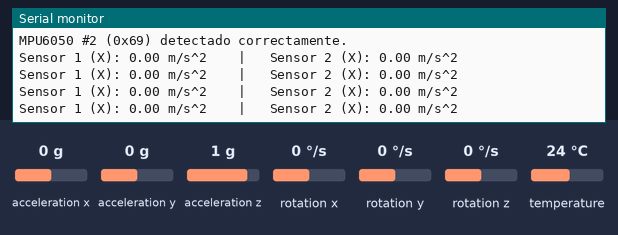
Bench run of a sketch on a simulated ESP32. On the bench: the last lines printed to the serial monitor. The inputs (shaded band) are chosen by the test bench; at power-on: acceleration x 0 g, acceleration y 0 g, acceleration z 1 g, rotation x 0 °/s, rotation y 0 °/s, rotation z 0 °/s, temperature 24 °C.

Above: at 2.2 s.
2.3 s: acceleration x set to -1.4 g
At 2.74 s:
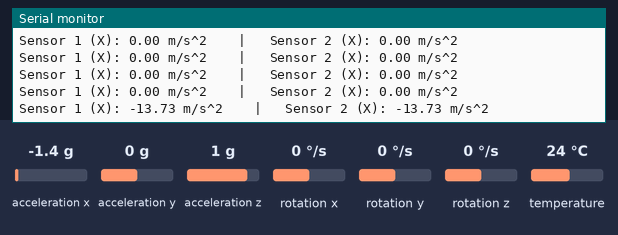
3.8 s: acceleration x set to -0.8 g
At 3.96 s:
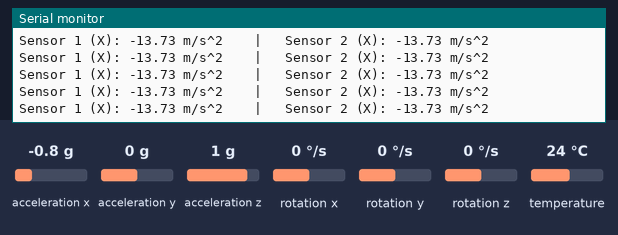
Timing chart, 0 to 6.8 s (numbered marks = the images above; inputs shaded):
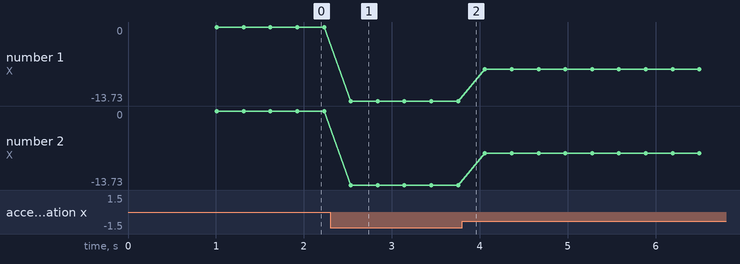

The sketch:

test_doble_mpu6050.ino.ino
```cpp
#include <Adafruit_MPU6050.h>
#include <Adafruit_Sensor.h>
#include <Wire.h>

// Crear los objetos para cada sensor
Adafruit_MPU6050 mpu1;
Adafruit_MPU6050 mpu2;

void setup() {
  Serial.begin(115200);
  while (!Serial)
    delay(10);

  Serial.println("Iniciando prueba de doble MPU6050 en ESP32...");

  // Inicializar I2C en el ESP32 (SDA = 21, SCL = 22)
  Wire.begin(21, 22);

  // Iniciar el primer sensor (Dirección por defecto 0x68 - Pin AD0 a GND)
  if (!mpu1.begin(0x68, &Wire)) {
    Serial.println("¡Error! No se encuentra el MPU6050 #1 (0x68). Revisa los cables.");
  } else {
    Serial.println("MPU6050 #1 (0x68) detectado correctamente.");
  }

  // Iniciar el segundo sensor (Dirección 0x69 - Pin AD0 a 3.3V)
  if (!mpu2.begin(0x69, &Wire)) {
    Serial.println("¡Error! No se encuentra el MPU6050 #2 (0x69). Revisa el pin AD0 y los cables.");
  } else {
    Serial.println("MPU6050 #2 (0x69) detectado correctamente.");
  }

  Serial.println("");
  delay(1000);
}

void loop() {
  // Variables para guardar las lecturas
  sensors_event_t a1, g1, temp1;
  sensors_event_t a2, g2, temp2;

  // Leer los eventos de ambos sensores
  mpu1.getEvent(&a1, &g1, &temp1);
  mpu2.getEvent(&a2, &g2, &temp2);

  // Imprimir una lectura básica para comprobar que mandan señal
  // (Mostramos la aceleración en el eje X de ambos)
  Serial.print("Sensor 1 (X): ");
  Serial.print(a1.acceleration.x);
  Serial.print(" m/s^2  \t|\t ");

  Serial.print("Sensor 2 (X): ");
  Serial.print(a2.acceleration.x);
  Serial.println(" m/s^2");

  // Pequeña pausa para no saturar el monitor serie
  delay(300);
}
```

Measured:
- after the input at 2.3 s, the serial monitor: prints a new line after 0.23 s (image 1)
- plotted number 1: 0 → -13.73 after the input at 2.3 s, -13.73 → -7.85 after the input at 3.8 s
- plotted number 2: 0 → -13.73 after the input at 2.3 s, -13.73 → -7.85 after the input at 3.8 s
